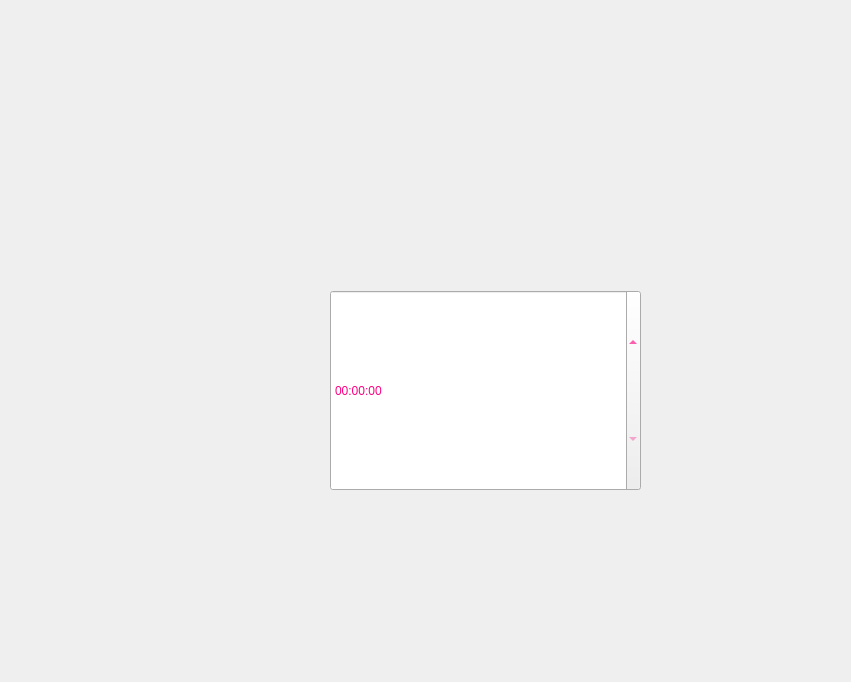
<?xml version="1.0" encoding="UTF-8"?>
<ui version="4.0">
 <class>VVVCCC</class>
 <widget class="QWidget" name="VVVCCC">
  <property name="geometry">
   <rect>
    <x>0</x>
    <y>0</y>
    <width>851</width>
    <height>682</height>
   </rect>
  </property>
  <property name="windowTitle">
   <string>Form</string>
  </property>
  <widget class="QTimeEdit" name="timeEdit">
   <property name="geometry">
    <rect>
     <x>330</x>
     <y>290</y>
     <width>311</width>
     <height>201</height>
    </rect>
   </property>
   <property name="styleSheet">
    <string notr="true">font: 36pt &quot;AcadEref&quot;;
color: rgb(255, 0, 127);</string>
   </property>
  </widget>
 </widget>
 <resources/>
 <connections/>
</ui>
